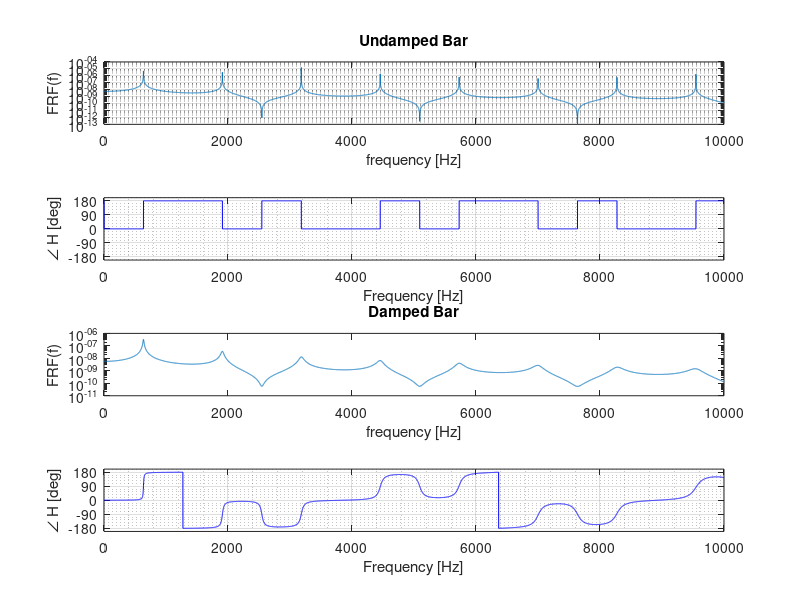
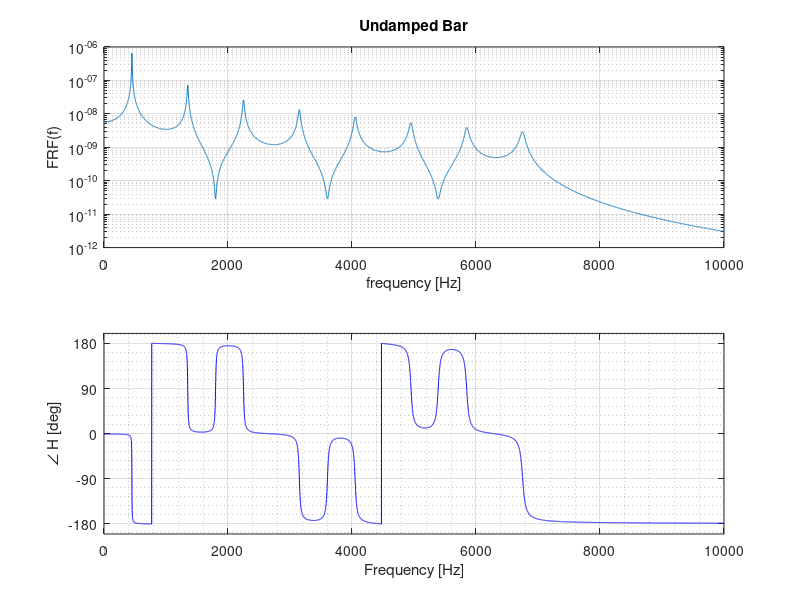

Reproduce these figures in MATLAB, in order.
%%%%%%%%%%%%%%%%%%%%%%%%%%%%%%
%       ASSIGNMENT 04       %
%%%%%%%%%%%%%%%%%%%%%%%%%%%%%%
clc
clear
close all

% Custom function to get row and col length
rows = @(x) size(x,1); 
cols = @(x) size(x,2);

% Importing experimental data
p   = 2700;
E   = 70e9;
L   = 2;
h   = 0.05;
xL1 = L/2;
xL2 = L/5;
S   = h * h;

% Undamped bar (Standing Wave Solution)
T_s   = 0.05;
f_s   = 1/T_s;
f_max = 10000;

ll    = 10000;
f     = linspace(0, f_max, ll);
FRF   = zeros(size(f));

for x = 1:ll
    k      = 2 * pi * f(x) * sqrt(p ./ E);
    FRF(x) = sin(k * (L - xL1)) ./ (k * E * S * cos(k * L));
end

% Plots
figure('Name', 'FRF Output');
subplot(4,1,1)
semilogy(f, abs(FRF));
% axis([0, f_max, -0.00005, 0.00005]);
title('Undamped Bar');
xlabel('frequency [Hz]'); ylabel('FRF(f)');
grid on

subplot(4,1,2)
plot(f, angle(FRF)*180/pi,'b'); 
grid minor; 
xlabel('Frequency [Hz]'); 
ylabel('\angle H [deg]'); 
yticks([-180 -90 0 90 180]); 
ylim([-200,200])
grid on

% Damped bar (Standing Wave Solution)
f     = linspace(0.1, f_max, ll);
FRF   = zeros(size(f));
n     = 0.01;
E     = E * (1 + 1i * n);

for x = 1:ll
    k      = (2 * pi* f(x) * sqrt(p ./ E)) * (1 - 1i * (n ./ 2));
    FRF(x) = sin(k * (L - xL1)) ./ (k * E * S * cos(k * L));
end

% Plots
subplot(4,1,3)
semilogy(f, abs(FRF));
% axis([0, f_max, -0.00005, 0.00005]);
title('Damped Bar');
xlabel('frequency [Hz]'); ylabel('FRF(f)');

subplot(4,1,4)
plot(f, -angle(FRF)*180/pi,'b'); 
grid minor; 
xlabel('Frequency [Hz]'); 
ylabel('\angle H [deg]'); 
yticks([-180 -90 0 90 180]); 
ylim([-200,200])
grid on

% Damped bar (Modal Superposition Approach)
f     = linspace(0.1, f_max, ll);
FRF   = zeros(size(f));
E     = 70e9;

i_free_fixed_max = floor(2*L * f_max * sqrt(p/E) + 1/2);
% Natural frequencies
f_nat_free_fixed = zeros(1,i_free_fixed_max);

for i=1:i_free_fixed_max
    f_nat_free_fixed(i) = (2*i-1)/(4*L) * sqrt(E/p);
end

m = p * S * L;
M = zeros(i_free_fixed_max, i_free_fixed_max);
K = zeros(i_free_fixed_max, i_free_fixed_max);

K_nat = sqrt(p / E) * 2 * pi .* f_nat_free_fixed;

for x = 1:i_free_fixed_max
    for y = 1:i_free_fixed_max
        kr = K_nat(x);
        ks = K_nat(y);
        if (x == y)
            M(x,y) = m * (L/2 + (((sin(2 * ks * L)) / (4 * ks))));
        else
            M(x,y) = m * ((sin(L*(kr - ks))/(2*(kr - ks))) + (sin(L*(kr + ks))/(2*(kr + ks))));
        end
    end
end

for x = 1:i_free_fixed_max
    for y = 1:i_free_fixed_max
        kr = K_nat(x);
        ks = K_nat(y);
        if (x == y)
            K(x,y) = (E * S * kr * ks) * (L/2 - ((( sin(2 * ks * L)) / (4 * ks))));
        else
            K(x,y) = (E * S * kr * ks) * ((sin(L*(kr - ks))/(2*(kr - ks))) - (sin(L*(kr + ks))/(2*(kr + ks))));
        end
    end
end

FRF_MSA = zeros(size(f));

for x = 1:ll
    for s = 1:i_free_fixed_max
        FRF_MSA(x) = FRF_MSA(x) + (cos(K_nat(s)*xL1)/(((-(f(x)*2*pi)^2)*M(s,s))+((1+1i*n)*K(s,s))));
    end
end

% Plots
figure('Name', 'FRF Modal');
subplot(2,1,1)
semilogy(f, abs(FRF_MSA));
% axis([0, f_max, -0.00005, 0.00005]);
title('Undamped Bar');
xlabel('frequency [Hz]'); ylabel('FRF(f)');
grid on

subplot(2,1,2)
plot(f, angle(FRF_MSA)*180/pi,'b'); 
grid minor; 
xlabel('Frequency [Hz]'); 
ylabel('\angle H [deg]'); 
yticks([-180 -90 0 90 180]); 
ylim([-200,200])
grid on

